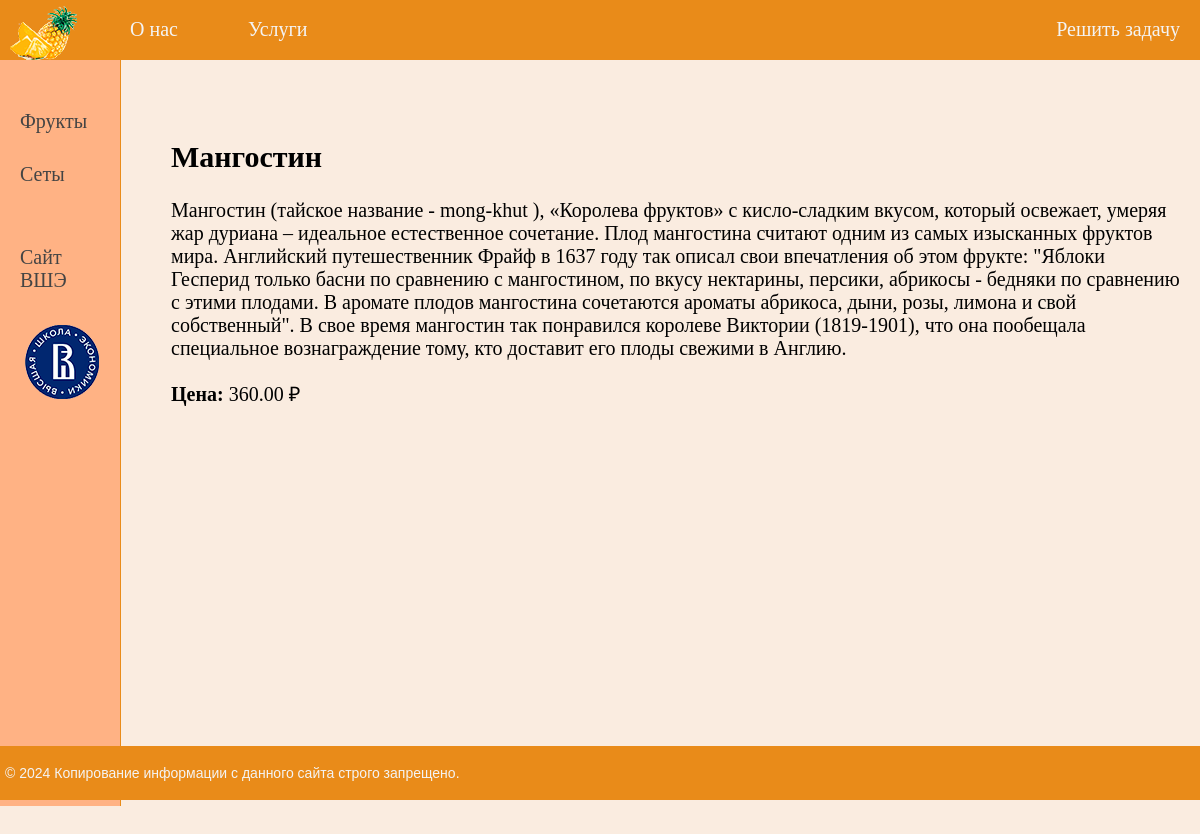
The app's page /post/2/ with its own data.
### fruits/models.py (models this page shows, shortened)
class Fruits(models.Model):
    title = models.CharField(max_length=255)
    content = models.TextField(blank=True)
    photo = models.ImageField(upload_to="photos/%Y/%m/%d")
    time_create = models.DateTimeField(auto_now_add=True)
    time_update = models.DateTimeField(auto_now=True)
    is_published = models.BooleanField(default=True)
    price = models.DecimalField(max_digits=10, decimal_places=2)

### fruits/views.py (the view)
# urls.py: path('post/<int:post_id>/', show_post, name='post'),
def show_post(request, post_id):
    fruit = get_object_or_404(Fruits, pk=post_id)
    context = {
        'fruit': fruit,
        'menu': menu,
        'title': fruit.title,
    }
    return render(request, 'fruits/post.html', context)

### fruits/templates/fruits/post.html
{% extends 'fruits/base.html' %}
{% block content %}
<div class="post-detail">
    <h2>{{ fruit.title }}</h2>
    <p>{{ fruit.content }}</p>
    <p><strong>Цена:</strong> {{ fruit.price }} ₽</p>
</div>
{% endblock %}

### fruits/static/fruits/css/styles.css (style rules this page uses)
html, body { font-family: 'Gilroy'; margin: 0; padding: 0; height: 100%; width: 100%; color: #ddd; background-color: #faece0; }

### records on screen
Fruits: title "Мангостин", content "Мангостин (тайское название - mong-khut ), «Королева фруктов» с кисло-сладким вкусом, который освежает, умеряя жар дуриана – идеальное естественное сочетание. Плод мангостина считают одним из самых изысканных фруктов мира. Английский путешественник Фрайф в 1637 году так описал свои впечатления об этом фрукте: \"Яблоки Гесперид только басни по сравнению с мангостином, по вкусу нектарины, персики, абрикосы - бедняки по сравнению с этими плодами. В аромате плодов мангостина сочетаются ароматы абрикоса, дыни, розы, лимона и свой собственный\". В свое время мангостин так понравился королеве Виктории (1819-1901), что она пообещала специальное вознаграждение тому, кто доставит его плоды свежими в…", price "360.00"

### other values on screen
{{ m.title }} "О нас" "Услуги"
{{ m.title }} "Решить задачу"
